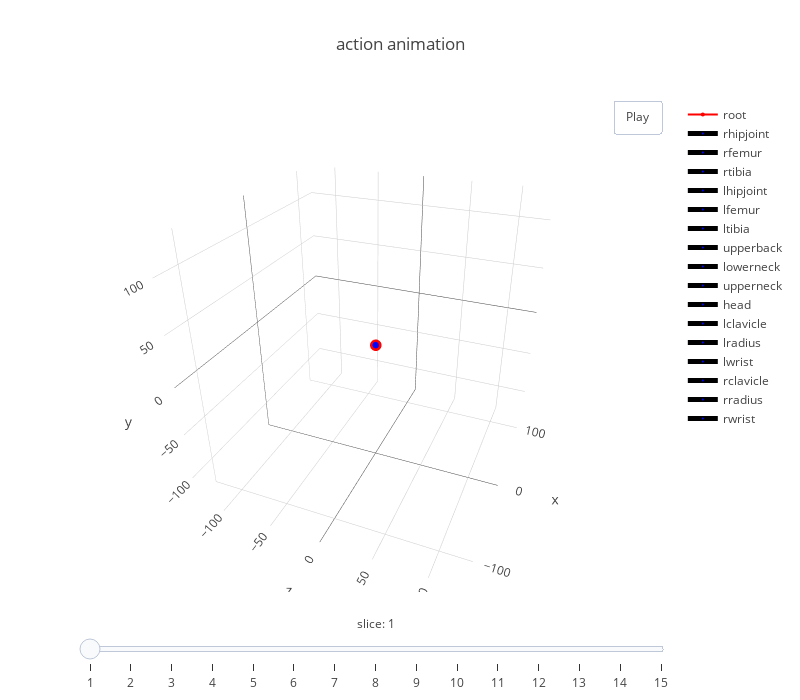

Notebook cell for this chart:
### Code cell


### Figure 1 — Plotly figure (JSON) as saved in the notebook; plotly's stock layout.template omitted (floating-point values rounded to 4 significant figures)
{"data": [{"marker": {"color": "red", "size": 4}, "name": "root", "type": "scatter3d", "uid": "33ed65be-9021-4444-b53e-bc1046e0d7f0", "x": [-0.03125], "y": [0.9932], "z": [0.09687]}, {"line": {"color": "black", "width": 5}, "marker": {"color": "blue", "size": 2}, "name": "rhipjoint", "type": "scatter3d", "uid": "7081ce0a-6332-40bc-b76e-b26572ed7e68", "x": [-0.06733, -0.03125], "y": [0.8737, 0.9932], "z": [-0.0003735, 0.09687]}, {"line": {"color": "black", "width": 5}, "marker": {"color": "blue", "size": 2}, "name": "rfemur", "type": "scatter3d", "uid": "f10813fa-726b-48c4-afe5-e6a2346675c9", "x": [-0.2641, -0.06733], "y": [0.4219, 0.8737], "z": [-0.05293, -0.0003735]}, {"line": {"color": "black", "width": 5}, "marker": {"color": "blue", "size": 2}, "name": "rtibia", "type": "scatter3d", "uid": "c841e6ba-4208-4c8a-9b8b-cbfb1f01304c", "x": [0, -0.2641], "y": [0, 0.4219], "z": [0, -0.05293]}, {"line": {"color": "black", "width": 5}, "marker": {"color": "blue", "size": 2}, "name": "lhipjoint", "type": "scatter3d", "uid": "b3c50d35-cdc9-4495-b7a0-6e319ebbda7c", "x": [-0.1003, -0.03125], "y": [0.871, 0.9932], "z": [0.1744, 0.09687]}, {"line": {"color": "black", "width": 5}, "marker": {"color": "blue", "size": 2}, "name": "lfemur", "type": "scatter3d", "uid": "65187151-07a0-4eba-9e9d-be00ec6f18a0", "x": [-0.1525, -0.1003], "y": [0.3967, 0.871], "z": [0.1786, 0.1744]}, {"line": {"color": "black", "width": 5}, "marker": {"color": "blue", "size": 2}, "name": "ltibia", "type": "scatter3d", "uid": "83330f52-d8ba-45d2-964b-b2b20c205da7", "x": [-0.01402, -0.1525], "y": [-0.08313, 0.3967], "z": [0.1817, 0.1786]}, {"line": {"color": "black", "width": 5}, "marker": {"color": "blue", "size": 2}, "name": "upperback", "type": "scatter3d", "uid": "4644c879-1732-43cd-b5e4-fb82babe3d58", "x": [-0.08137, -0.03125], "y": [1.26, 0.9932], "z": [0.1215, 0.09687]}, {"line": {"color": "black", "width": 5}, "marker": {"color": "blue", "size": 2}, "name": "lowerneck", "type": "scatter3d", "uid": "4ecaaa63-7d62-4ed2-9bbe-bc3b220853c7", "x": [-0.1694, -0.08137], "y": [1.496, 1.26], "z": [0.1491, 0.1215]}, {"line": {"color": "black", "width": 5}, "marker": {"color": "blue", "size": 2}, "name": "upperneck", "type": "scatter3d", "uid": "9332e0ad-a32a-40f7-a4b2-fda757fd6298", "x": [-0.2382, -0.1694], "y": [1.59, 1.496], "z": [0.1664, 0.1491]}, {"line": {"color": "black", "width": 5}, "marker": {"color": "blue", "size": 2}, "name": "head", "type": "scatter3d", "uid": "93a3929b-14cf-47c8-b648-ea7ba7150b56", "x": [-0.3179, -0.2382], "y": [1.677, 1.59], "z": [0.1693, 0.1664]}, {"line": {"color": "black", "width": 5}, "marker": {"color": "blue", "size": 2}, "name": "lclavicle", "type": "scatter3d", "uid": "36275f6e-c1f0-4ad0-a11e-5c264f7df4b6", "x": [-0.1442, -0.1694], "y": [1.456, 1.496], "z": [0.3593, 0.1491]}, {"line": {"color": "black", "width": 5}, "marker": {"color": "blue", "size": 2}, "name": "lradius", "type": "scatter3d", "uid": "06d0a18c-b795-443f-9511-cf802d00417a", "x": [-0.2362, -0.1442], "y": [0.946, 1.456], "z": [0.4677, 0.3593]}, {"line": {"color": "black", "width": 5}, "marker": {"color": "blue", "size": 2}, "name": "lwrist", "type": "scatter3d", "uid": "b80b1707-ef6b-4d60-afe5-48d36b147e7e", "x": [-0.3017, -0.2362], "y": [0.852, 0.946], "z": [0.4865, 0.4677]}, {"line": {"color": "black", "width": 5}, "marker": {"color": "blue", "size": 2}, "name": "rclavicle", "type": "scatter3d", "uid": "40a57aea-8f12-412c-be89-e757b1e64194", "x": [-0.1009, -0.1694], "y": [1.502, 1.496], "z": [-0.06956, 0.1491]}, {"line": {"color": "black", "width": 5}, "marker": {"color": "blue", "size": 2}, "name": "rradius", "type": "scatter3d", "uid": "c571dd22-e379-481b-8189-9431807f14ed", "x": [-0.1488, -0.1009], "y": [0.976, 1.502], "z": [-0.1686, -0.06956]}, {"line": {"color": "black", "width": 5}, "marker": {"color": "blue", "size": 2}, "name": "rwrist", "type": "scatter3d", "uid": "7782714f-ee2a-4ae9-b6ed-1b7c4a99c26a", "x": [-0.2098, -0.1488], "y": [0.882, 0.976], "z": [-0.1935, -0.1686]}], "layout": {"autosize": false, "height": 700, "scene": {"aspectratio": {"x": 1, "y": 1, "z": 1}, "camera": {"eye": {"x": -1.743, "y": 1.071, "z": 0.71}, "up": {"x": 0, "y": 1, "z": 0}}, "xaxis": {"range": [-130, 130]}, "yaxis": {"range": [-130, 130]}, "zaxis": {"range": [-130, 130]}}, "sliders": [{"currentvalue": {"font": {"size": 12}, "prefix": "slice: ", "visible": true, "xanchor": "center"}, "len": 1, "steps": [{"args": [["frame1"], {"frame": {"duration": 10, "redraw": true}, "mode": "immediate", "transition": {"duration": 0}}], "label": "1", "method": "animate"}, {"args": [["frame2"], {"frame": {"duration": 10, "redraw": true}, "mode": "immediate", "transition": {"duration": 0}}], "label": "2", "method": "animate"}, {"args": [["frame3"], {"frame": {"duration": 10, "redraw": true}, "mode": "immediate", "transition": {"duration": 0}}], "label": "3", "method": "animate"}, {"args": [["frame4"], {"frame": {"duration": 10, "redraw": true}, "mode": "immediate", "transition": {"duration": 0}}], "label": "4", "method": "animate"}, {"args": [["frame5"], {"frame": {"duration": 10, "redraw": true}, "mode": "immediate", "transition": {"duration": 0}}], "label": "5", "method": "animate"}, {"args": [["frame6"], {"frame": {"duration": 10, "redraw": true}, "mode": "immediate", "transition": {"duration": 0}}], "label": "6", "method": "animate"}, {"args": [["frame7"], {"frame": {"duration": 10, "redraw": true}, "mode": "immediate", "transition": {"duration": 0}}], "label": "7", "method": "animate"}, {"args": [["frame8"], {"frame": {"duration": 10, "redraw": true}, "mode": "immediate", "transition": {"duration": 0}}], "label": "8", "method": "animate"}, {"args": [["frame9"], {"frame": {"duration": 10, "redraw": true}, "mode": "immediate", "transition": {"duration": 0}}], "label": "9", "method": "animate"}, {"args": [["frame10"], {"frame": {"duration": 10, "redraw": true}, "mode": "immediate", "transition": {"duration": 0}}], "label": "10", "method": "animate"}, {"args": [["frame11"], {"frame": {"duration": 10, "redraw": true}, "mode": "immediate", "transition": {"duration": 0}}], "label": "11", "method": "animate"}, {"args": [["frame12"], {"frame": {"duration": 10, "redraw": true}, "mode": "immediate", "transition": {"duration": 0}}], "label": "12", "method": "animate"}, {"args": [["frame13"], {"frame": {"duration": 10, "redraw": true}, "mode": "immediate", "transition": {"duration": 0}}], "label": "13", "method": "animate"}, {"args": [["frame14"], {"frame": {"duration": 10, "redraw": true}, "mode": "immediate", "transition": {"duration": 0}}], "label": "14", "method": "animate"}, {"args": [["frame15"], {"frame": {"duration": 10, "redraw": true}, "mode": "immediate", "transition": {"duration": 0}}], "label": "15", "method": "animate"}], "transition": {"duration": 0}, "x": 0, "y": 0}], "title": {"text": "action animation"}, "updatemenus": [{"buttons": [{"args": [null], "label": "Play", "method": "animate"}], "pad": {"r": 10, "t": 0}, "showactive": false, "type": "buttons", "x": 1, "xanchor": "right", "y": 1, "yanchor": "top"}], "width": 800}}
